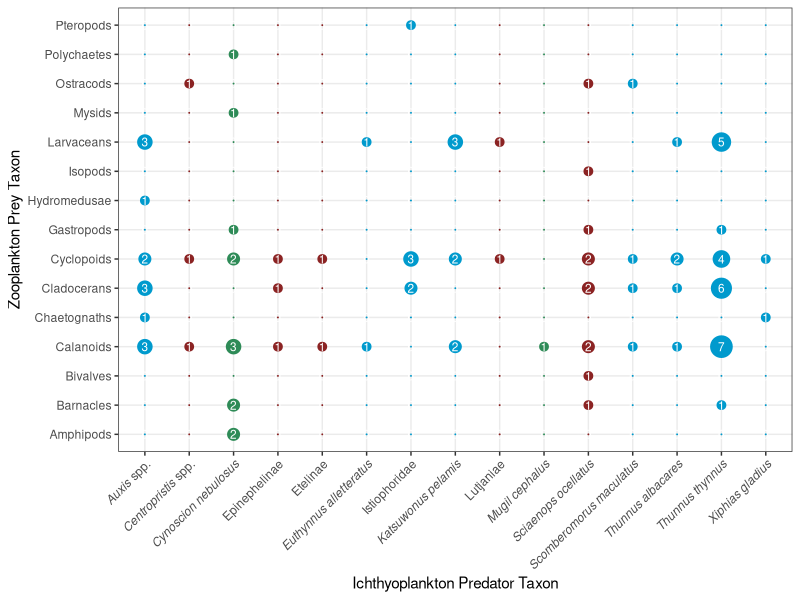

Reproduce this figure in R.
library(ggplot2)
library(tidyverse)
library(readxl)


IchthyoDietTable2 <- read_excel("IchthyoDietTable2.xlsx")

DietFig2<-ggplot(IchthyoDietTable2,
                aes(x = LatinName, 
                    y = Prey,
                    colour = Habitat,
                    size = Count)) +
  geom_point() +
  geom_text(aes(label = Count), 
            colour = "white", 
            size = 3) +
  scale_x_discrete(position = "bottom") +
  scale_size_continuous(range = c(0, 7)) + 
  scale_color_manual(values=c("seagreen4", "deepskyblue3", "brown4"))  +
  labs(x = "Ichthyoplankton Predator Taxon", y = "Zooplankton Prey Taxon") +
  theme_bw()+
  theme(legend.position = "none")+
  theme(axis.text.x = element_text(angle = 45, vjust =1, hjust=1))+
  scale_x_discrete(labels=c(
    expression(paste(italic("Auxis"), " spp.")),
    expression(paste(italic("Centropristis"), " spp.")),
    expression(paste(italic("Cynoscion nebulosus"))),
    expression(paste("Epinephelinae")),
    expression(paste("Etelinae")),
    expression(paste(italic("Euthynnus alletteratus"))),
    expression(paste("Istiophoridae")),
    expression(paste(italic("Katsuwonus pelamis"))),
    expression(paste("Lutjaniae")),
    expression(paste(italic("Mugil cephalus"))),
    expression(paste(italic("Sciaenops ocellatus"))),
    expression(paste(italic("Scomberomorus maculatus"))),
    expression(paste(italic("Thunnus albacares"))),
    expression(paste(italic("Thunnus thynnus"))),
    expression(paste(italic("Xiphias gladius")))))
DietFig2